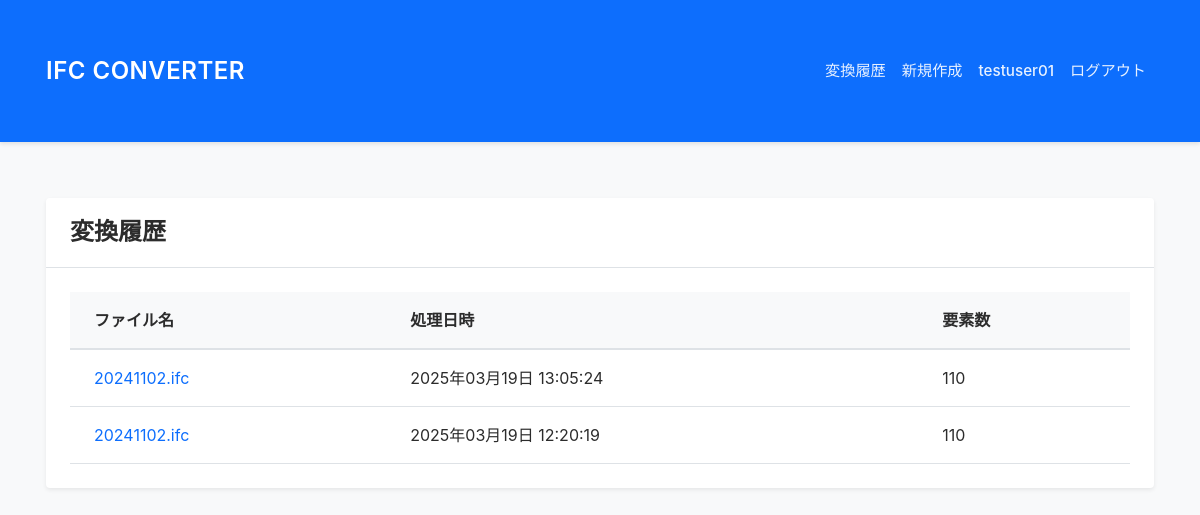
The app's page /history (signed in), older data.
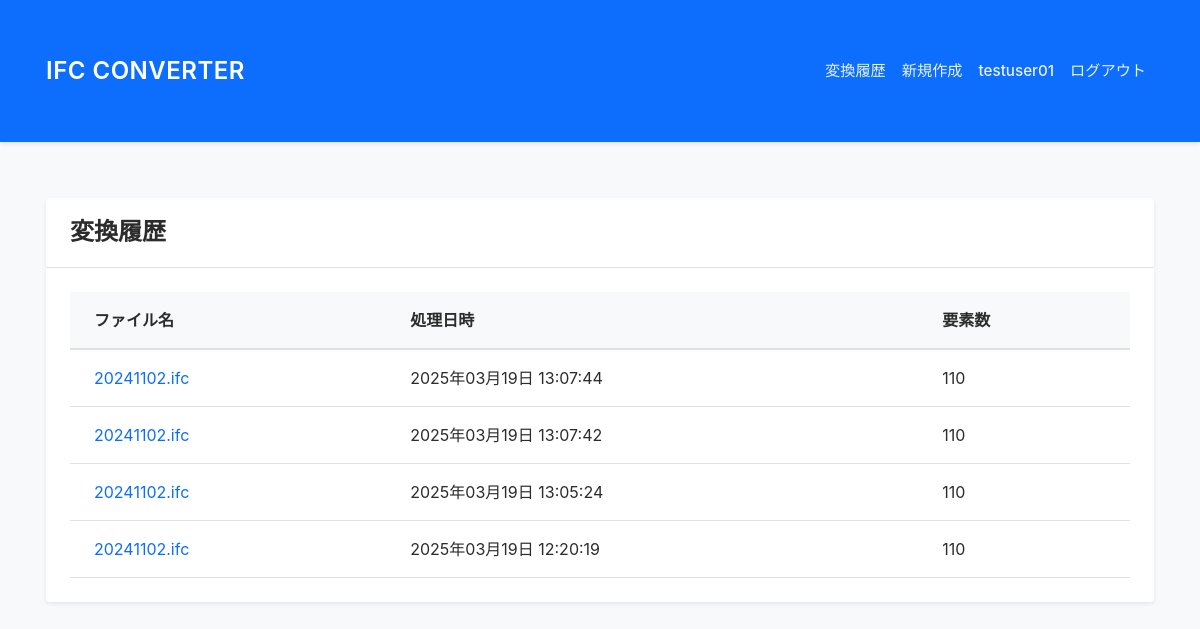
The same page, newer data.
### models.py (models this page shows, shortened)
class User(UserMixin, db.Model):
    id = db.Column(db.Integer, primary_key=True)
    username = db.Column(db.String(64), unique=True, nullable=False)
    email = db.Column(db.String(120), unique=True, nullable=False)
    password_hash = db.Column(db.String(256))

class UploadHistory(db.Model):
    id = db.Column(db.Integer, primary_key=True)
    filename = db.Column(db.String(255), nullable=False)
    processed_date = db.Column(db.DateTime, nullable=False, default=datetime.utcnow)
    element_count = db.Column(db.Integer, nullable=False)
    user_id = db.Column(db.Integer, db.ForeignKey('user.id'), nullable=False)
    processed_data = db.Column(db.Text, nullable=True)

### app.py (the view)
@app.route("/history")
@login_required
def history():
    uploads = UploadHistory.query.filter_by(user_id=current_user.id).order_by(UploadHistory.processed_date.desc()).all()
    return render_template("history.html", uploads=uploads)

### app.py (called while the page is built)
@login_manager.user_loader
def load_user(id):
    logger.debug(f"Loading user with ID: {id}")
    user = User.query.get(int(id))
    logger.debug(f"User found: {user is not None}")
    return user

### templates/ifc/history.html
{% extends "base.html" %}
{% block content %}
<div class="card">
    <div class="card-header">
        <h4 class="mb-0">変換履歴</h4>
    </div>
    <div class="card-body">
        {% if uploads %}
        <div class="table-responsive">
            <table class="table table-hover">
                <thead>
                    <tr>
                        <th>ファイル名</th>
                        <th>処理日時</th>
                        <th>要素数</th>
                    </tr>
                </thead>
                <tbody>
                    {% for upload in uploads %}
                    <tr>
                        <td>
                            <a href="{{ url_for('ifc.preview', upload_id=upload.id) }}" class="text-decoration-none">
                                {{ upload.filename }}
                            </a>
                        </td>
                        <td>{{ upload.processed_date.strftime('%Y年%m月%d日 %H:%M:%S') }}</td>
                        <td>{{ upload.element_count }}</td>
                    </tr>
                    {% endfor %}
                </tbody>
            </table>
        </div>
        {% else %}
        <div class="alert alert-info">
            まだファイルが処理されていません。
        </div>
        {% endif %}
    </div>
</div>
{% endblock %}

### templates/base.html (shortened to what this page needs)
<!DOCTYPE html>
<html lang="ja">
<head>
    <link href="https://cdn.jsdelivr.net/npm/bootstrap@5.3.0/dist/css/bootstrap.min.css" rel="stylesheet">
    <link href="{{ url_for('static', filename='css/style.css') }}" rel="stylesheet">
</head>
<body>
    <nav class="navbar navbar-expand navbar-dark bg-primary">
        <div class="container">
            <a class="navbar-brand" href="{{ url_for('ifc.index') }}">IFC CONVERTER</a>
            <div class="navbar-nav">
                {% if current_user.is_authenticated %}
                    <a class="nav-link" href="{{ url_for('ifc.history') }}">変換履歴</a>
                    <a class="nav-link" href="{{ url_for('ifc.index') }}">新規作成</a>
                    <span class="nav-link">{{ current_user.username }}</span>
                    <a class="nav-link" href="{{ url_for('auth.logout') }}">ログアウト</a>
                {% else %}
                    <a class="nav-link" href="{{ url_for('auth.login') }}">ログイン</a>
                    <a class="nav-link" href="{{ url_for('auth.register') }}">新規登録</a>
                {% endif %}
            </div>
        </div>
    </nav>
    <div class="container mt-4">
        {% block content %}{% endblock %}
    </div>
</body>
</html>

### static/css/style.css (style rules this page uses)
:root { --tekla-blue: #0d6efd; --tekla-light-blue: #E8F3FF; --tekla-gray: #F7F9FA; --tekla-text: #2C2C2C; --tekla-border: #E5E9EB; }
body { min-height: 100vh; display: flex; flex-direction: column; background-color: #f8f9fa; color: var(--tekla-text); font-family: -apple-system, BlinkMacSystemFont, "Segoe UI", Roboto, "Helvetica Neue", Arial, sans-serif; }
.navbar { box-shadow: 0 2px 4px rgba(0,0,0,.1); padding: 1rem 0; }
.navbar-brand { font-size: 1.5rem; font-weight: 600; letter-spacing: 0.5px; color: white !important; }
.navbar .nav-link { color: rgba(255, 255, 255, 0.9) !important; font-weight: 500; padding: 0.5rem 1rem; font-size: 0.95rem; transition: color 0.2s ease; }
.container { padding: 2rem 1rem; }
.card { background: white; border: none; border-radius: .25rem; box-shadow: 0 0.125rem 0.25rem rgba(0,0,0,.075); margin-bottom: 1.5rem; transition: box-shadow 0.2s ease; }
.card-header { background-color: white; border-bottom: 1px solid #dee2e6; padding: 1.25rem 1.5rem; }
.card-header h4 { font-weight: 600; color: var(--tekla-text); margin: 0; }
.card-body { padding: 1.5rem; }
.table { margin-bottom: 0; position: relative; }
.table thead { position: sticky; top: 0; z-index: 2; background-color: #f8f9fa; }
.table thead th { background-color: #f8f9fa; color: var(--tekla-text); font-weight: 600; padding: 1rem 1.5rem; border-bottom: 2px solid #dee2e6; position: sticky; top: 0; z-index: 2; box-shadow: 0 1px 2px rgba(0, 0, 0, 0.05); }
.table tbody td { padding: 1rem 1.5rem; color: var(--tekla-text); border-top: 1px solid var(--tekla-border); background: white; }

Row changes from the older to the newer data that the page shows:
added UploadHistory: filename "20241102.ifc", processed_date "2025年03月19日 13:07:44", element_count "110"
added UploadHistory: filename "20241102.ifc", processed_date "2025年03月19日 13:07:42", element_count "110"
